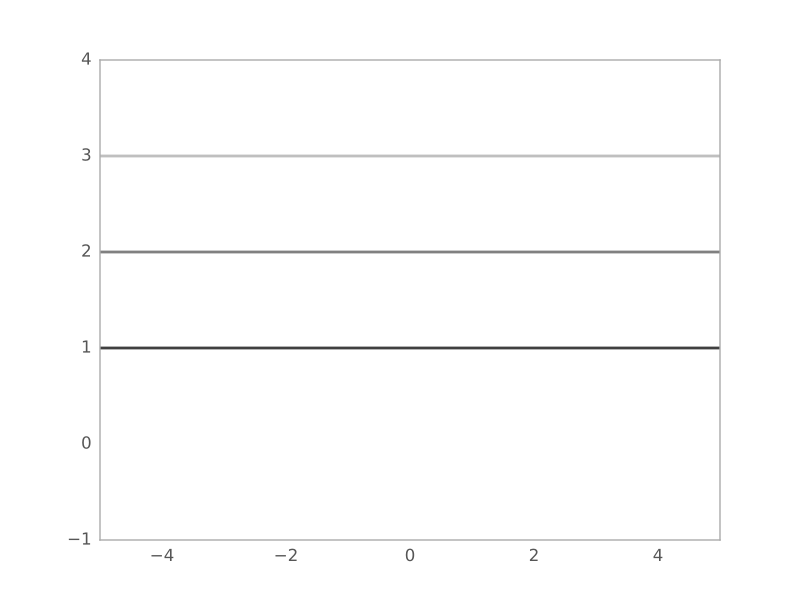

The script that drew this image:
import numpy as np
import matplotlib.pyplot as plt

from astropy.modeling.models import Const1D

plt.figure()
s1 = Const1D()
r = np.arange(-5, 5, .01)

for factor in range(1, 4):
    s1.amplitude = factor
    plt.plot(r, s1(r), color=str(0.25 * factor), lw=2)

plt.axis([-5, 5, -1, 4])
plt.show()
